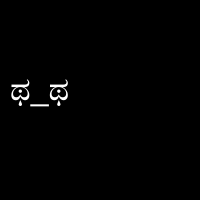
Frame 1 (no input)
Frame 60 (no input): identical to frame 1, image omitted
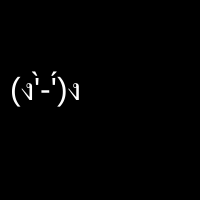
Frame 120 (the mouse pressed at the canvas centre since frame 60)

The p5.js sketch that drew these frames (run headless with seeded random() and noise() and a simulated clock; from frame 60 on, the mouse is pressed at the canvas centre):

// p5.js sketch
// ── sketch.js
let words = ["ಥ_ಥ", "(ง'̀-'́)ง", "(°ロ°)☝", "(｡◕‿‿◕｡)", "( ͡° ͜ʖ ͡°)", "(ᵔᴥᵔ)", "༼ つ ◕_◕ ༽つ"];

let index = 0;

function setup() {
  createCanvas(200, 200);
}

function draw() {
  background(0);

  fill(255);
  textSize(32);
  text(words[index], 10, 100);
}

function mousePressed() {
  index = index + 1;

  if (index == words.length) {
    index = 0;
  }
}
